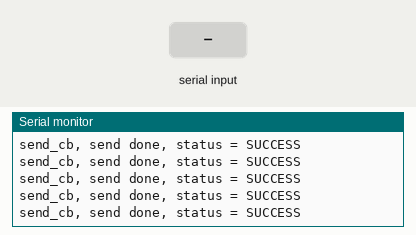
This sketch was run on a simulated ESP8266 (NodeMCU). Parts: the last lines printed to the serial monitor. The inputs (shaded band) are chosen by the test bench. EEPROM starts erased.

Above: at 1.2 s.
1.3 s: "~ISC~\n" received over Serial
2.8 s: "~R2Rkey~\n" received over Serial
At 4.0 s:
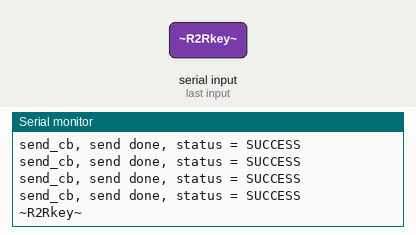
4.3 s: "~R2RMac~\n" received over Serial
At 4.7 s:
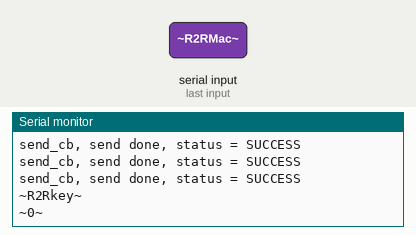

The sketch:

sensor_rom.ino
```cpp
#include <ESP8266WiFi.h>
#include <EEPROM.h>
extern "C" {              //see https://embeddedartistry.com/blog/2017/4/4/extern-c
  #include <espnow.h>
}

#define WIFI_CHANNEL 1

#define eepromKeyAddress 0
#define eepromHubMacAddress 16

//NOTE: Wifi.macAddress() and Wifi.softAPmacAddress are different.
uint8_t hubMacAdd[6];
uint8_t key[16];

#define w 0
#define x 1
#define y 2
#define z 3
union SENSOR_DATA{
  uint8_t msgBuffer[16];
  float q[4];               //quat[w] = quat[0] bc of define above
} sens;

void setup() {
  Serial.begin(115200);
  EEPROM.begin(512);      //Allocate 512 bytes of flash for eeprom mock.

  WiFi.mode(WIFI_STA);    //Station mode for esp-now sensor node
  WiFi.disconnect();
  initEspNowMaster();

  sens.q[w] = 9.876; sens.q[x] = 5.432; sens.q[y] = 9.012; sens.q[z] = 3.456;
}

void loop() {
  checkUI();

  esp_now_send(hubMacAdd, sens.msgBuffer, sizeof(sens.msgBuffer));
  delay(100);
}
```

EEPROM_Functions.ino
```cpp
//writes data from dataToWrite[].  dataToWriteCount is number of ints/bytes.  address is the address where the read starts.
//use EEPROM.commit() to save data.  # of commits should be minimized to prolong life of flash.
void writeEEPROM(uint8_t dataToWrite[], int dataToWriteCount, int address){
  for(int i = 0; i < dataToWriteCount; i++){
    EEPROM.write(address, dataToWrite[i]);
    address++;
  }
}

//reads data into dataRead[].  dataReadCount determines the number of bytes read.  address is the address where the read starts.
void readEEPROM(uint8_t dataRead[], int dataReadCount, int address){
  for(int i = 0; i < dataReadCount; i++){
    dataRead[i] = EEPROM.read(address);
    address++;
  }
}

/*.........................EEPROM Map...........................
#_OF_BYTES      OBJECT_STORED

16              Aes128Key
6               Hub MacAdd

*/
```

UICommunication.ino
```cpp
void checkUI(){
  String message;
  if (Serial.available())
    message = UIRead();

  if (message== "~ISC~"){
    UI_ISC();
    return;
  }

  if (message == "~R2Rkey~"){
    UI_Key();
    return;
  }

  if (message == "~R2RMac~"){
    UI_MacAdd();
    return;
  }

  if (message == "~restart~"){
    Serial.print("~restarting~\n");
    ESP.restart();
  }

}

void UI_ISC(){
  Serial.printf("~SENSOR;MacADD: %s~\n", WiFi.macAddress().c_str());
}

void UI_Key(){
  Serial.print("~R2Rkey~\n");       //confirm ready 2 recieve key
  UIStoreIncomingBytes(key, 16);
  writeEEPROM( key, 16, eepromKeyAddress);
  EEPROM.commit();
}

void UI_MacAdd(){
  Serial.print("~R2RMac~\n");                     //Tell UI R2RMac

  //Wait for UI message about MacAdd's device
  String message = UIRead();

  if (message == "~hub~"){
    Serial.print("~hub~\n");
    UIStoreIncomingBytes(hubMacAdd, 6);
    writeEEPROM(hubMacAdd, 6, eepromHubMacAddress);
    EEPROM.commit();
  }
}

//Stores incoming bytes from UI in storeLocation
void UIStoreIncomingBytes(uint8_t storeLocation[], int lengthOfStoreLocation){
  //for pointer explaination see http://www.cplusplus.com/doc/tutorial/pointers/
  uint8_t * ptr = storeLocation;
  String strByte;
  for(int i = 0; i < lengthOfStoreLocation; i++){
    strByte = UIRead();

    //if the UI returns incorrect byte message, go back to the last byte and retry.
    if(strByte == "~IncByteRetry~"){
      i = i - 1;                      //go back to last byte
      strByte = UIRead();                //read new byte
    }

    //while message has a format issue, try to read again.
    while(strByte == "ERROR:\nBefore~" || strByte == "ERROR:ByteBefore~"){
      strByte = UIRead();
    }

    strByte = RemoveUIMessageFormat(strByte);     //removes '~' from front and back of message
    *(ptr + i) = (uint8_t) strByte.toInt();       //dereference (&ptr + index of lengthStoreLocation) = cast(uint8_t) strByte.toInt();

    //RESPOND: send byte back to ui.  Insures byte is correct.
    Serial.print("~");
    Serial.print(*(ptr + i));
    Serial.print("~\n");
  }
}

//Removes first and last character.  '~' if used with UIRead().
String RemoveUIMessageFormat(String UIMessage){
  UIMessage.remove(0, 1);   //remove first character.  remove(index, number of characters)
  UIMessage.remove(UIMessage.length() - 1, 1);    //remove last character.
  return UIMessage;
}

//Waits for Serial.available().  Checks if message is in UIcommunication format and returns message or error.
String UIRead(){
  String message;
  char readByte;

  while(!Serial.available())yield();           //wait for Serial.Available()
  readByte = Serial.read();                    //read first byte of message

  //if '~' is NOT first character, return ""
  if(readByte != '~'){
    //Serial.print("UIRead: '~' was not first byte");
    return "ERROR:ByteBefore~";
  }

  message = String(readByte);           //add '~' to message

  while(readByte != '\n'){              //while '\n' not read,
    while(!Serial.available())yield();  //wait for Serial.Available()
    readByte = Serial.read();           //store the read byte
    message += String(readByte);        //add byte to message

    if (readByte == '~'){               //if '~' is read, return message.
      //Serial.println("received: " + message);
      return message;
    }
  }
  return "ERROR:\nBefore~";                            //if '\n' is read before '~', return "".
}

/*.........................UI_COMMANDS & RESPONSES...........................
NOTE: All communication sent between the UI and devices are formated ("~message~").

UIStoreBytes(UI Array Transfers):
  -Transfers during out of the box pair, which "creates" the esp_now network use
   UIStoreBytes(uint8_t storeLocation[], int lengthOfStoreLocation), which recieves
   a byte ("~byte~"), stores the Byte, and replies with the byte from the stored location.
    -Contains error system that allows UI to say the byte was incorrectly transfered.
     The function goes to the index (previous index) and recieves a new message of what
     the byte should be.  Error system also looks for '~' on start and end of message.
     If the format is incorrect, the byte replied will be wrong forcing the UI to resend
     the byte.

Init. Serial Com. [DOES NOT USE: UIStoreBytes()]
  COMMAND:    "~ISC~"
  RESPONSE:   "~HUB;MacADD: %s~\n", WiFi.macAddress().c_str()

Init. Serial Com. [DOES NOT USE: UIStoreBytes()]
  COMMAND:    "~ISC~"

ONLY ACSESSABLE VIA PAIR COMMAND
  Ready to Recieve aes128 key
    COMMAND:    "~R2Rkey~"
    RESPONSE:   "~R2Rkey~\n"
    UIStoreBytes(key, 16);

  Ready to Recieve Hub MacAdd
    COMMAND:    "~R2RMac~"
    RESPONSE:   "~R2RMac~\n"
    COMMAND:    "~hub~"
    RESPONSE:   "~hub~\n"
    UIStoreBytes(hubMacAdd, 6);

*/
```

initEspNowMaster.ino
``````cpp
//https://www.espressif.com/sites/default/files/documentation/2c-esp8266_non_os_sdk_api_reference_en.pdf

void initEspNowMaster(){
  if (esp_now_init() == 0){

    esp_now_register_send_cb([](uint8_t* mac, uint8_t sendStatus) {     //CALLBACK function called when SEND register activated
      if (sendStatus == 0) Serial.print("send_cb, send done, status = SUCCESS \n");
      if (sendStatus != 0) Serial.print("send_cb, send done, status = FAILED \n\n");
    });
    esp_now_set_self_role(ESP_NOW_ROLE_CONTROLLER);

    //read the eeprom for key and Hub's macAdd.
    readEEPROM(key, 16, eepromKeyAddress);
    readEEPROM(hubMacAdd, 6, eepromHubMacAddress);

//    Serial.println(hubMacAdd[1]);
//    Serial.println(key[1]);

    esp_now_set_kok(key, 16);                     //set local key
    esp_now_add_peer(hubMacAdd, ESP_NOW_ROLE_SLAVE, WIFI_CHANNEL, key, 16);
  }
  else{
    Serial.println("`````ESP_Now init failed`````");
    ESP.restart();
  }
}
``````

Measured:
- after the input at 2.8 s, the serial monitor: prints a new line at once (image 1)
- after the input at 4.3 s, the serial monitor: prints a new line at once (image 2)
